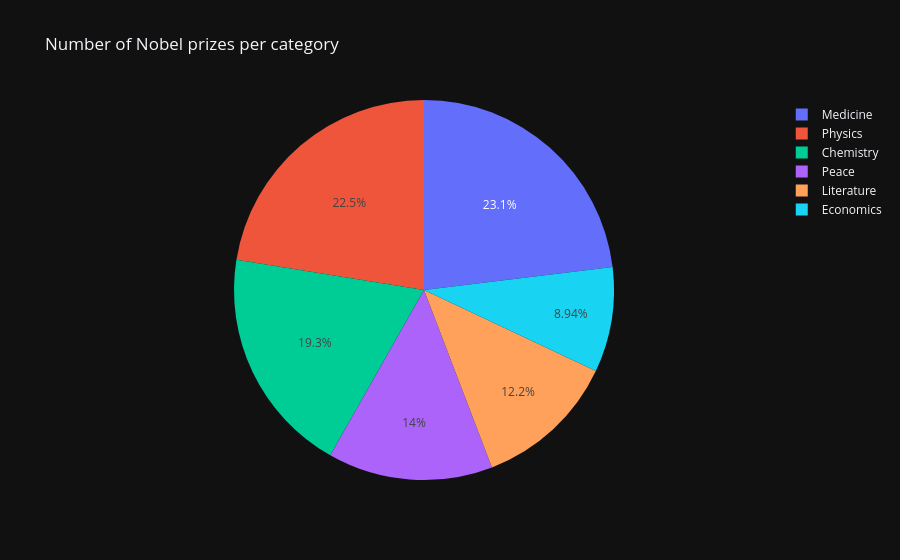

The notebook cell saved with this chart:
### Code cell
cat_count = df_data.category.value_counts()
fig = px.pie(names=cat_count.index, values=cat_count.values, title='Number of Nobel prizes per category')
fig.show()

### Figure 1 — Plotly figure (JSON) as saved in the notebook; plotly's stock layout.template omitted (floating-point values rounded to 4 significant figures)
{"data": [{"domain": {"x": [0.0, 1.0], "y": [0.0, 1.0]}, "hovertemplate": "label=%{label}<br>value=%{value}<extra></extra>", "labels": ["Medicine", "Physics", "Chemistry", "Peace", "Literature", "Economics"], "legendgroup": "", "name": "", "showlegend": true, "values": [222, 216, 186, 135, 117, 86], "type": "pie"}], "layout": {"legend": {"tracegroupgap": 0}, "title": {"text": "Number of Nobel prizes per category"}}}
